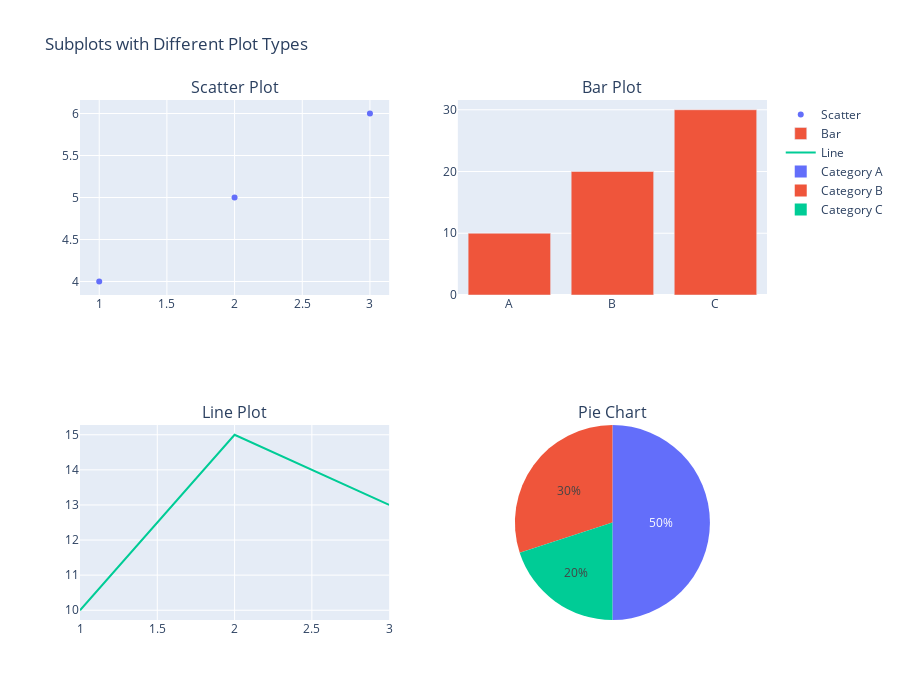

The notebook cell this image was saved under:
### Markdown cell above
## 4.2. Dashboards with Plotly

Plotly allows for the creation of interactive dashboards by combining multiple plots.

### Code cell
import plotly.graph_objs as go
from plotly.subplots import make_subplots

# Create subplots: specify subplot types (default is 'xy')
fig = make_subplots(
    rows=2, cols=2,
    specs=[[{"type": "xy"}, {"type": "xy"}],
           [{"type": "xy"}, {"type": "domain"}]],  # 'domain' is for pie charts
    subplot_titles=('Scatter Plot', 'Bar Plot', 'Line Plot', 'Pie Chart')
)

# Scatter Plot
fig.add_trace(go.Scatter(x=[1, 2, 3], y=[4, 5, 6], mode='markers', name='Scatter'),
              row=1, col=1)

# Bar Plot
fig.add_trace(go.Bar(x=['A', 'B', 'C'], y=[10, 20, 30], name='Bar'),
              row=1, col=2)

# Line Plot
fig.add_trace(go.Scatter(x=[1, 2, 3], y=[10, 15, 13], mode='lines', name='Line'),
              row=2, col=1)

# Pie Chart
fig.add_trace(go.Pie(labels=['Category A', 'Category B', 'Category C'], 
                     values=[50, 30, 20], name='Pie'), 
              row=2, col=2)

# Update layout
fig.update_layout(height=700, width=900, title_text="Subplots with Different Plot Types")

# Show the plot
fig.show()

### Figure 1 — Plotly figure (JSON) as saved in the notebook; plotly's stock layout.template omitted (floating-point values rounded to 4 significant figures)
{"data": [{"mode": "markers", "name": "Scatter", "type": "scatter", "x": [1, 2, 3], "xaxis": "x", "y": [4, 5, 6], "yaxis": "y"}, {"name": "Bar", "type": "bar", "x": ["A", "B", "C"], "xaxis": "x2", "y": [10, 20, 30], "yaxis": "y2"}, {"mode": "lines", "name": "Line", "type": "scatter", "x": [1, 2, 3], "xaxis": "x3", "y": [10, 15, 13], "yaxis": "y3"}, {"domain": {"x": [0.55, 1], "y": [0, 0.375]}, "labels": ["Category A", "Category B", "Category C"], "name": "Pie", "type": "pie", "values": [50, 30, 20]}], "layout": {"annotations": [{"font": {"size": 16}, "showarrow": false, "text": "Scatter Plot", "x": 0.225, "xanchor": "center", "xref": "paper", "y": 1, "yanchor": "bottom", "yref": "paper"}, {"font": {"size": 16}, "showarrow": false, "text": "Bar Plot", "x": 0.775, "xanchor": "center", "xref": "paper", "y": 1, "yanchor": "bottom", "yref": "paper"}, {"font": {"size": 16}, "showarrow": false, "text": "Line Plot", "x": 0.225, "xanchor": "center", "xref": "paper", "y": 0.375, "yanchor": "bottom", "yref": "paper"}, {"font": {"size": 16}, "showarrow": false, "text": "Pie Chart", "x": 0.775, "xanchor": "center", "xref": "paper", "y": 0.375, "yanchor": "bottom", "yref": "paper"}], "height": 700, "title": {"text": "Subplots with Different Plot Types"}, "width": 900, "xaxis": {"anchor": "y", "domain": [0, 0.45]}, "xaxis2": {"anchor": "y2", "domain": [0.55, 1]}, "xaxis3": {"anchor": "y3", "domain": [0, 0.45]}, "yaxis": {"anchor": "x", "domain": [0.625, 1]}, "yaxis2": {"anchor": "x2", "domain": [0.625, 1]}, "yaxis3": {"anchor": "x3", "domain": [0, 0.375]}}}
